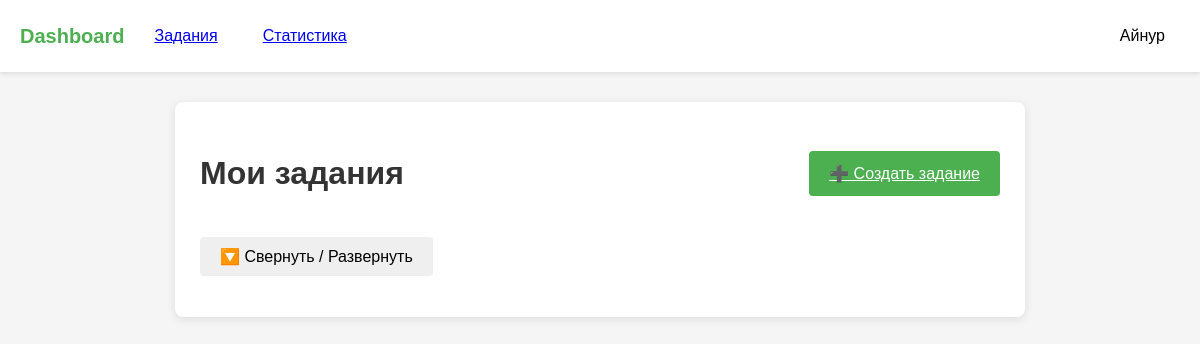
/assignments (signed in), run on an earlier commit of the app's database.
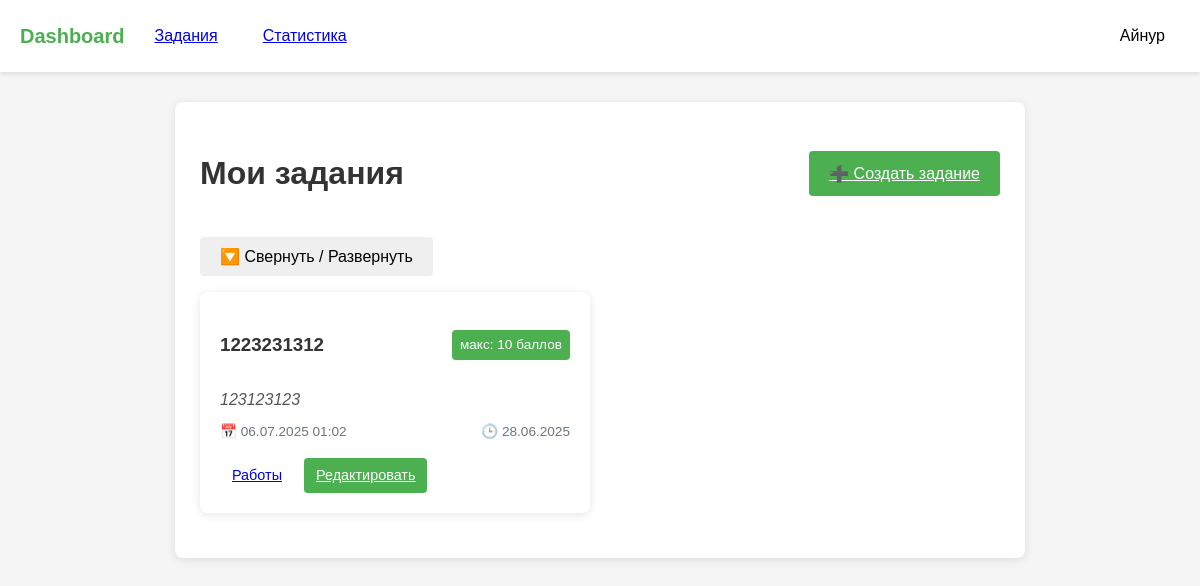
And on a later commit of the database.
### models.py (models this page shows)
class Assignment(db.Model):
    id = db.Column(db.Integer, primary_key=True)
    title = db.Column(db.String(100), nullable=False)
    description = db.Column(db.Text, nullable=False)
    deadline = db.Column(db.DateTime)
    max_score = db.Column(db.Integer, default=10)
    teacher_id = db.Column(db.Integer, db.ForeignKey('user.id'))
    created_at = db.Column(db.DateTime, default=datetime.utcnow)
    submissions = db.relationship('Submission', backref='assignment', lazy=True)
    questions = db.relationship('Question', backref='assignment', cascade='all, delete-orphan', lazy=True)

### main.py (the view)
@main.route('/assignments')
@login_required
def assignments_list():
    if current_user.role == 'teacher':
        assignments = Assignment.query.filter_by(teacher_id=current_user.id).order_by(Assignment.created_at.desc()).all()
        return render_template('assignments.html', assignments=assignments)
    elif current_user.role == 'student':
        assignments = Assignment.query.filter(
            Assignment.teacher_id.in_([t.id for t in current_user.teachers])
        ).order_by(Assignment.created_at.desc()).all()
        return render_template('student_assignments.html', assignments=assignments)
    else:
        abort(403)

### app.py (called while the page is built)
def create_app():
    app = Flask(__name__)
    app.config['SECRET_KEY'] = 'your_secret_key'
    app.config['SQLALCHEMY_DATABASE_URI'] = 'sqlite:///data.db'
    app.config['SQLALCHEMY_TRACK_MODIFICATIONS'] = False
    app.config['TEMPLATES_AUTO_RELOAD'] = True
    db.init_app(app)
    login_manager.init_app(app)
    login_manager.login_view = 'auth.login'
    from models import User
    @login_manager.user_loader
    def load_user(user_id):
        return User.query.get(int(user_id))
    from auth import auth as auth_blueprint
    app.register_blueprint(auth_blueprint)
    from main import main as main_blueprint
    app.register_blueprint(main_blueprint)
    return app

### templates/assignments.html (shortened to what this page needs)
{% extends "base.html" %}
{% block content %}
<div class="form-container">
    <div style="display: flex; justify-content: space-between; align-items: center;">
        <h1>Мои задания</h1>
        <a href="{{ url_for('main.create_assignment') }}" class="btn btn-primary">➕ Создать задание</a>
    </div>
    <button onclick="toggleAssignments()" class="btn mt-2">🔽 Свернуть / Развернуть</button>
    <div id="assignmentsSection" class="assignments-grid mt-2">
        {% for assignment in assignments %}
        <div class="assignment-card">
            <div class="card-header">
                <h3>{{ assignment.title }}</h3>
                <span class="score-label">макс: {{ assignment.max_score }} баллов</span>
            </div>
            <p class="assignment-description">{{ assignment.description }}</p>
            <div class="assignment-meta">
                <span class="deadline">📅 {{ assignment.deadline.strftime('%d.%m.%Y %H:%M') if assignment.deadline else 'Без срока' }}</span>
                <span class="created-at">🕒 {{ assignment.created_at.strftime('%d.%m.%Y') }}</span>
            </div>
            <div class="assignment-actions">
                <a href="{{ url_for('main.view_submissions', assignment_id=assignment.id) }}" class="btn btn-small">Работы</a>
                <a href="{{ url_for('main.edit_assignment', assignment_id=assignment.id) }}" class="btn btn-small btn-primary">Редактировать</a>
            </div>
        </div>
        {% endfor %}
    </div>
</div>
{% endblock %}

What changed in the data, as far as the page shows it:
added Assignment: title "1223231312", max_score "10", description "123123123", deadline "06.07.2025 01:02", created_at "28.06.2025"
